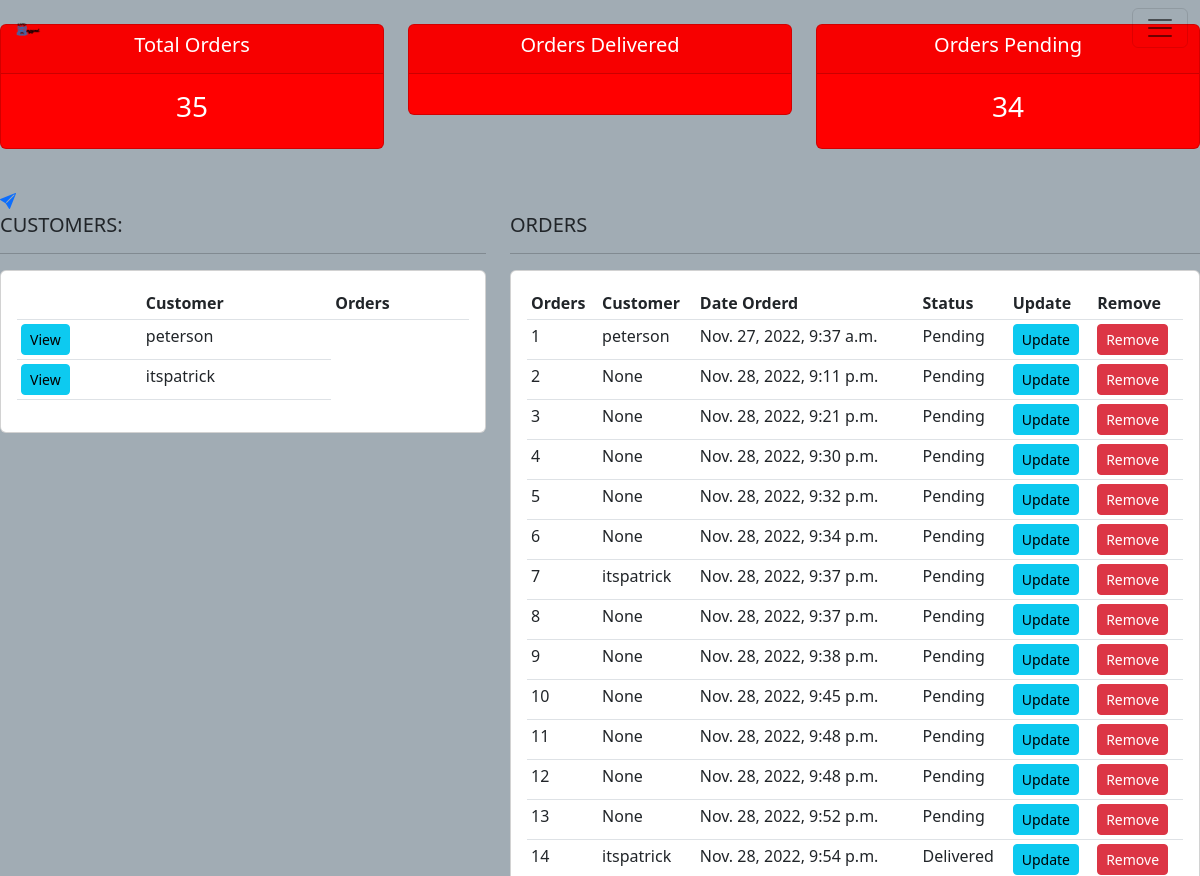
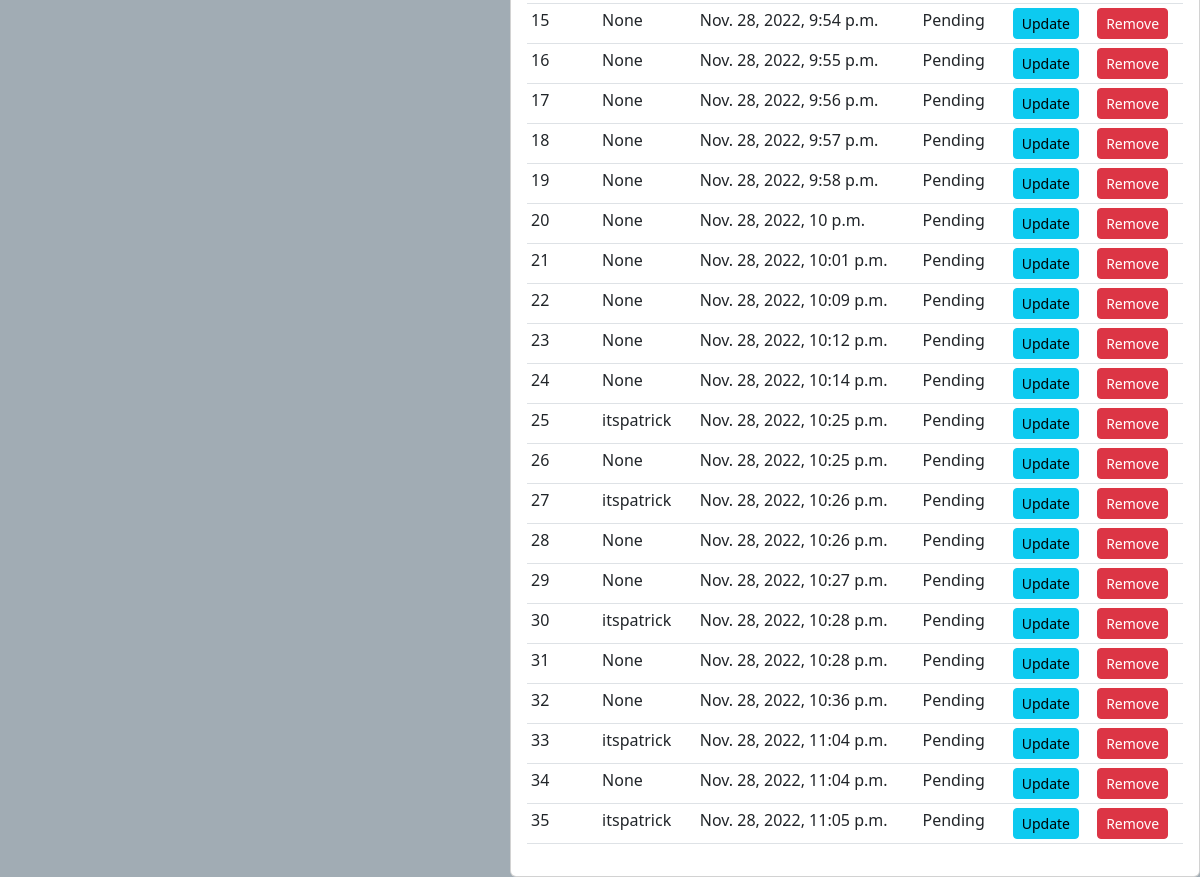
The page /home/ (signed in) on the database as committed earlier (2 pictures, top to bottom).
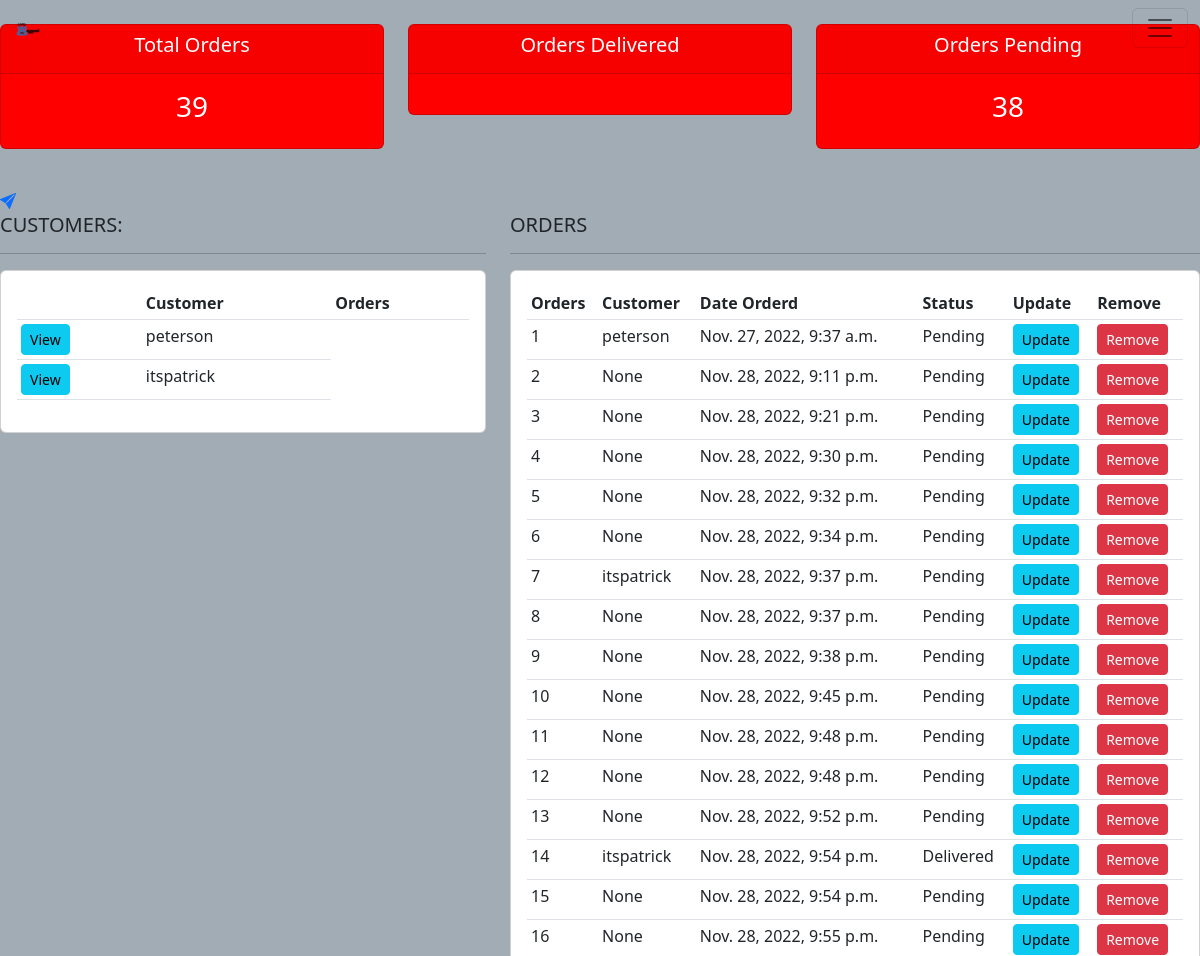
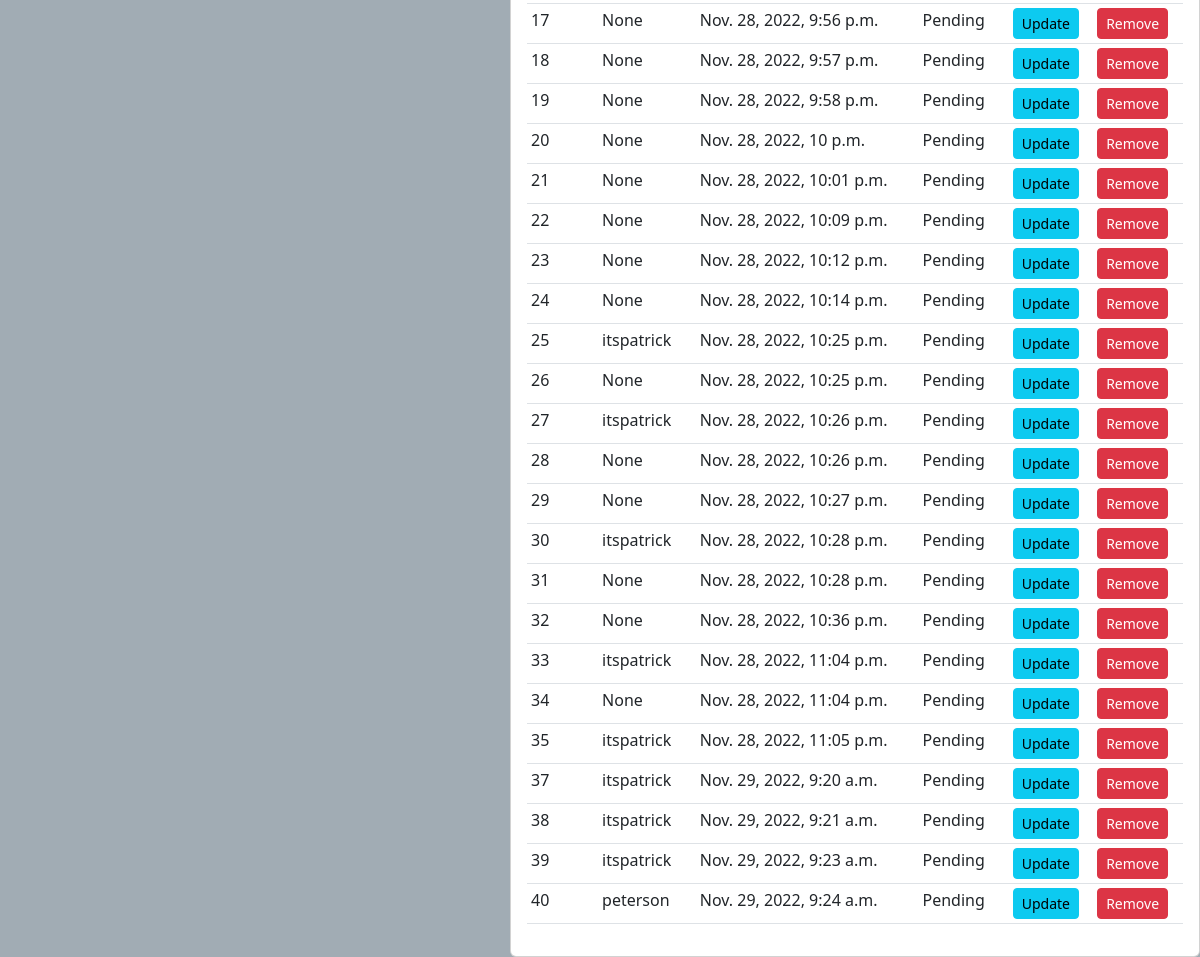
The same page on the database as committed later (2 pictures, top to bottom).
### accounts/models.py (models this page shows)
class OrderPro(models.Model):
    STATUS = (
        ('Pending', 'Pending'),
        ('Out for delivery', 'Out for delivery'),
        ('Delivered', 'Delivered'),
    )
    created_on = models.DateTimeField(auto_now_add=True, null=True)
    price = models.DecimalField(max_digits=7, decimal_places=2, null=True)
    items = models.ManyToManyField(Product, verbose_name='product', blank=True)
    status = models.CharField(max_length=200, default='Pending', blank=True , choices=STATUS)
    customer = models.ForeignKey(User, verbose_name='customer', null = True, on_delete=models.SET_NULL)
    bagger = models.ForeignKey(User, null=True, related_name='bagger', on_delete=models.SET_NULL)
    class Meta:
        ordering = ('created_on',)

### admininterface/views.py (the view)
# urls.py: path('home/', views.home, name="home"),
@login_required(login_url='account_login')
def home(request):
    orders = OrderPro.objects.all()
    customers = User.objects.all()
    total_customers = customers.count()
    total_orders = orders.count
    delievered = orders.filter(status='Delivered').count()
    pending = orders.filter(status='Pending').count()
    context = {
                'orders':orders,
                'customers':customers,
                'total_customers':total_customers,
                'total_orders' : total_orders,
                'delievered' : delievered,
                'pending' : pending,
            }
    return render(request, 'admininterface/dashboard.html', context)

### admininterface/templates/admininterface/dashboard.html
{% extends 'admininterface/base.html'   %}
{%load static%}
{% block content %}
{% include 'bagger/status.html' %}
<br>
<header>
	<a href="{% url 'chat' %}"><i class="bi bi-send-fill"></i></a>
</header>
<div class="row">
	<div class="col-md-5">
		<h5>CUSTOMERS:</h5>
		<hr>
		<div class="card card-body">
			<table class="table table-sm">
				<tr>
					<th></th>
					<th>Customer</th>
					<th>Orders</th>
				</tr>
				{% for customer in customers %}
					<tr>
						<td><a class="btn btn-sm btn-info" href="#">View</a></td>
						<td>{{customer.username}}</td>
					</tr>
				{% endfor %}
			</table>
		</div>
	</div>
	<div class="col-md-7">
		<h5>ORDERS</h5>
		<hr>
		<div class="card card-body">
			<table class="table table-sm">
				<tr>
					<th>Orders</th>
					<th>Customer</th>
					<th>Date Orderd</th>
					<th>Status</th>
					<th>Update</th>
					<th>Remove</th>
				</tr>
				{% for order in orders %}
					<tr>
						<td>{{order.pk}}</td>
						<td>{{order.customer}}</td>
						<td>{{order.created_on}}</td>
						<td>{{order.status}}</td>
						<td><a class="btn btn-sm btn-info" href="{% url 'update_order' order.id %}">Update</a></td>
						<td><a class="btn btn-sm btn-danger" href="{% url 'cancel_order' order.id %}">Remove</a></td>
					</tr>
				{% endfor %}
			</table>
		</div>
	</div>
</div>
{% endblock content %}

Rows that differ between the two databases and show on the page:
added OrderPro: pk "37", customer "itspatrick", created_on "Nov. 29, 2022, 9:20 a.m.", status "Pending"
added OrderPro: pk "38", customer "itspatrick", created_on "Nov. 29, 2022, 9:21 a.m.", status "Pending"
added OrderPro: pk "39", customer "itspatrick", created_on "Nov. 29, 2022, 9:23 a.m.", status "Pending"
added OrderPro: pk "40", customer "peterson", created_on "Nov. 29, 2022, 9:24 a.m.", status "Pending"
Other text that changed with them:
{{ total_orders }}: "35" → "39"
{{ pending }}: "34" → "38"
